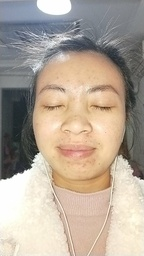
#> input picture pimple/eval_img/pimple_test_img/252694.jpg, 144 x 256 px, shrunk from 720 x 1280 before the run, found by its file name; its folder holds only this picture in this run
$ python acne_main.py
#> lines starting #> are read from the running program, lines starting #| are printed output that depends on the picture; after the words box and inside, x2 and y2 are one past the last pixel; in counts of white or black regions, pixels touching at a corner belong together
#!/usr/bin/env python
# -*- coding: utf-8 -*-
__author__ = 'Will Brennan'

import argparse
import logging

import cv2
import os

import numpy as np
from PIL import Image
import matplotlib.pyplot as plt
from skimage import measure, color


logger = logging.getLogger('main')

def find_images(path, recursive=False, ignore=True):
    if os.path.isfile(path):
        yield path
    elif os.path.isdir(path):
        assert os.path.isdir(path), 'FileIO - get_images: Directory does not exist'
        assert isinstance(recursive, bool), 'FileIO - get_images: recursive must be a boolean variable'
        ext, result = ['png', 'jpg', 'jpeg'], []
        for path_a in os.listdir(path):
            path_a = os.path.join(path , path_a)
            if os.path.isdir(path_a) and recursive:
                for path_b in find_images(path_a):
                    yield path_b
            check_a = path_a.split('.')[-1] in ext
            check_b = ignore or ('-' not in path_a.split('/')[-1])
            if check_a and check_b:
                yield path_a
    else:
        raise ValueError('error! path is not a valid path or directory')


## 0 黑色  ##255白色
# [12 lines left out: function canny_edge, not called in this run]

def get_skin_mask(image_path,save_path):
    #imname = "acne2.png"

    '''
    YCrCb  Cr   + OTSU
    '''
#> called with image_path = './eval_img/pimple_test_img/252694.jpg', save_path = './mask'
    img = cv2.imread(image_path, cv2.IMREAD_COLOR)
#> img is the input picture: shape (256, 144, 3); mean B, G, R 152.3, 166.3, 179.4
    ycrcb = cv2.cvtColor(img, cv2.COLOR_BGR2YCR_CB)
#> ycrcb: shape (256, 144, 3); mean of channels 0, 1, 2 168.6, 135.7, 118.8

    (y, cr, cb) = cv2.split(ycrcb)
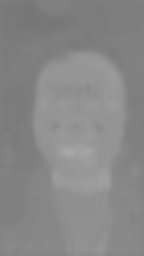
#> cr: shape (256, 144); min 118, max 169, mean 135.7
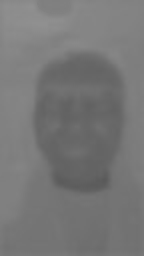
#> cb: shape (256, 144); min 90, max 144, mean 118.8
    cr1 = cv2.GaussianBlur(cr, (5, 5), 0)
    _, skin = cv2.threshold(cr1, 0, 255, cv2.THRESH_BINARY + cv2.THRESH_OTSU)
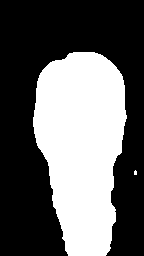
#> skin: shape (256, 144); 38.5% white; 2 white regions (1 under 20 px), largest, box (x1, y1, x2, y2) and area: (33, 52, 127, 256) 14188
#|  img_msk  (256, 144)
#| saber (256, 144, 3)

    image_name = image_path.strip().split("\\")[-1]
    mask_name = "msk_" + image_name
    mask_path = os.path.join(save_path, mask_name)
    cv2.imwrite(mask_path, skin)

    #return img_msk

    return skin


def RobertsOperator(roi):
    operator_first = np.array([[-1, 0], [0, 1]])
    operator_second = np.array([[0, -1], [1, 0]])
    return np.abs(np.sum(roi[1:, 1:] * operator_first)) + np.abs(np.sum(roi[1:, 1:] * operator_second))


def RobertsAlogrithm(image):
    image = cv2.copyMakeBorder(image, 1, 1, 1, 1, cv2.BORDER_DEFAULT)
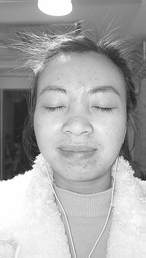
#> image: shape (258, 146); min 25, max 255, mean 168.5
    for i in range(1, image.shape[0]):
        for j in range(1, image.shape[1]):
            image[i, j] = RobertsOperator(image[i - 1:i + 2, j - 1:j + 2])
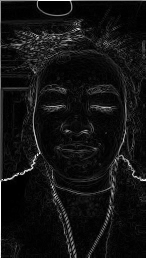
#> image: shape (258, 146); min 0, max 255, mean 18.5
    return image[1:(image.shape[0] - 1), 1:(image.shape[1] - 1)]


def obtain_edge(img_path, save_path, thres=20):
    saber = cv2.imread(img_path)
    print("saber", saber.shape)
    saber = cv2.cvtColor(saber, cv2.COLOR_BGR2RGB)
    # plt.imshow(saber)
    # plt.axis("off")
    # plt.show()
    gray_saber = cv2.cvtColor(saber, cv2.COLOR_RGB2GRAY)
    # gray_saber = cv2.resize(gray_saber,(200,200))
    # print("gray_saber",gray_saber.shape)
    Robert_saber = RobertsAlogrithm(gray_saber)
    _, binart_img = cv2.threshold(Robert_saber, thres, 255, cv2.THRESH_BINARY)
#> binart_img: shape (256, 144); 12% white in thin lines or dots
#| binart_img  (256, 144)
    # plt.imshow(binart_img)
    # plt.axis("off")
    # plt.show()
    image_name = image_path.strip().split("\\")[-1]
    mask_name = "edge_" + image_name
    mask_path = os.path.join(save_path, mask_name)
    print("mask_path",mask_path)
    cv2.imwrite(mask_path, binart_img)
    return binart_img

def list_to_txt(list1,out_file):
    ## 需要[x_leftop, y_lefttop, x_rightbottm, y_rightbottom,(x0,y0,x1,y1)
    ##输入是（y0,x0,y1,x1)
    f_o = open(out_file, 'w')
    for item in list1:
        [width, top, height, left] = [item[1],item[0],item[3],item[2]]
        f_o.write('{} {} {} {}\n'.format(left, top, width, height))
    f_o.close()

def combine_bi_skin_img(img, mask,save_path,image_path):
    # [4 lines of commented-out code are left out]
    mask = mask / 255
    mask = mask.astype(int)
    print(mask.shape)
#| (256, 144)
    # mask = cv2.imread(ori_path)
    print(img.shape)
#| (256, 144)
    joino = img * mask
#> joino: shape (256, 144) int64; 4.5% white in thin lines or dots, all inside (x1, y1, x2, y2) = (33, 52, 127, 256)
    #cv2.imwrite("join.png", joino)
    #plt.imshow(joino)
    #plt.show()

    labels_all = measure.label(joino, connectivity=2, return_num=True)
    labels = labels_all[0]
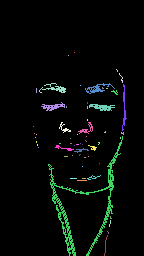
#> labels: shape (256, 144) int64; 62 distinct labels, from 0 to 61; one colour per label, 0 black
    # print("type(label)",type(labels),labels.shape,type(labels[1,1]))
    # print(labels)
    # print(np.unique(labels))
    dst = color.label2rgb(labels.astype(int))
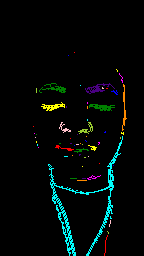
#> dst: shape (256, 144, 3) float64; mean R, G, B 0.0122, 0.0334, 0.0276
    #plt.imshow(dst)
    #plt.show()

    props = measure.regionprops(labels)
    bb_cneter = []
    bb = []
    for i in range(labels_all[1]):
        bb_cneter.append(props[i].centroid)
        bb.append(props[i].bbox)
    ###(min_row, min_col, max_row, max_col)--->（y0,x0,y1,x1)
    print("bb",bb,len(bb))
#> (printed output is left out)
    print(type(bb[0]),type(bb))
#| <class 'tuple'> <class 'list'>
    image_name = image_path.strip().split("\\")[-1]
    txt_name = image_name.split(".jpg")[0]+".txt"
    txt_path = os.path.join(save_path,txt_name)
    list_to_txt(bb, txt_path)
#> the loop in list_to_txt, `for item in list1:` made 61 passes
#> item on passes 1 to 12: (52, 74, 53, 75), (55, 68, 56, 69), (69, 116, 72, 118), (73, 119, 83, 123), (83, 39, 93, 66), (83, 85, 94, 115), (84, 122, 131, 127), (85, 80, 86, 81), (87, 102, 89, 104), (88, 36, 93, 37), (88, 106, 89, 108), (90, 111, 95, 118)

    return bb, bb_cneter


# [29 lines left out: function combine_bi_skin, not called in this run]


if __name__ == '__main__':
    parser = argparse.ArgumentParser(description=__doc__)
    parser.add_argument('--image_paths', type=str, default=['./eval_img/pimple_test_img'],nargs='+', help="paths to one or more images or image directories")
    parser.add_argument('--thresh', dest='thresh', default=35, type=float, help='threshold for skin mask')
    parser.add_argument('-n', '--count_num', dest='count_num', default=None, type=int, help='The number of test images')
    parser.add_argument('--save_path', type=str, default='./bbox_output', help="paths to one or more images or image directories")
    parser.add_argument('--mask_save_path', type=str, default='./mask', help="paths to one or more images or image directories")
    parser.add_argument('--edge_save_path', type=str, default='./edge', help="paths to one or more images or image directories")
    #parser.add_argument('--edge_save_path', type=str, default='./edge', help="paths to one or more images or image directories")

    args = parser.parse_args()


    logger = logging.getLogger("main")

    ### for counting number
    count_now = 0
    ##  for saving
    if not os.path.exists(args.save_path): os.makedirs(args.save_path)
    if not os.path.exists(args.mask_save_path): os.makedirs(args.mask_save_path)
    if not os.path.exists(args.edge_save_path): os.makedirs(args.edge_save_path)
    save_path = args.save_path
    mask_save_path = args.mask_save_path
    edge_save_path = args.edge_save_path

    thres = args.thresh
    for image_arg in args.image_paths:
        for image_path in find_images(image_arg):
            ## for part of images
            count_now = count_now + 1
            if args.count_num != None:
                if count_now > args.count_num:
                    break
            print(image_path, count_now)

            logging.info("loading image from {0}".format(image_path))
            # 906,786,3
            img_msk = get_skin_mask(image_path, mask_save_path)
            print(" img_msk ", img_msk.shape)  # 1280,720
            binart_img = obtain_edge(image_path, edge_save_path, thres)  # 1280,720
            print("binart_img ", binart_img.shape)
            bb, bb_cneter = combine_bi_skin_img(binart_img, img_msk,save_path,image_path)

$ run again, on pimple/eval_img/pimple_test_img/253039.jpg
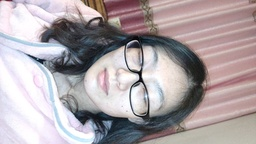
#> input picture pimple/eval_img/pimple_test_img/253039.jpg, 256 x 144 px, shrunk from 1920 x 1080 before the run, found by its file name
#> in get_skin_mask, img is the input picture: shape (144, 256, 3); mean B, G, R 166.2, 162.9, 172.3
#> ycrcb: shape (144, 256, 3); mean of channels 0, 1, 2 166.1, 132.4, 128.1
#> in get_skin_mask, `_, skin = cv2.threshold(cr1, 0, 255, cv2.THRESH_BINARY + cv2.THRESH_OT..`:
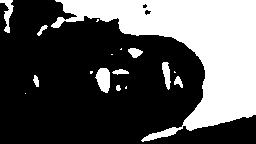
#> skin: shape (144, 256); 33.8% white; 17 white regions (7 under 20 px), largest, box (x1, y1, x2, y2) and area: (51, 0, 256, 142) 11481, (95, 68, 110, 93) 275, (0, 0, 14, 33) 191
#|  img_msk  (144, 256)
#| saber (144, 256, 3)
#> the loop in RobertsAlogrithm, `for i in range(1, image.shape[0]):` made 145 passes
#> binart_img: shape (144, 256); 18.5% white in thin lines or dots
#| binart_img  (144, 256)
#| (144, 256)
#| (144, 256)
#> joino: shape (144, 256) int64; 6.2% white in thin lines or dots
#> labels: shape (144, 256) int64; 196 distinct labels, from 0 to 195
#> in combine_bi_skin_img, `dst = color.label2rgb(labels.astype(int))`:
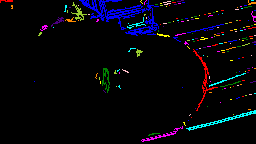
#> dst: shape (144, 256, 3) float64; mean R, G, B 0.0215, 0.0199, 0.0407
#> (printed output is left out)
#| <class 'tuple'> <class 'list'>
#> the loop in list_to_txt, `for item in list1:` made 195 passes
#> item on passes 1 to 3: (0, 0, 3, 13), (0, 79, 36, 159), (0, 140, 4, 143)

$ run again, on pimple/eval_img/pimple_test_img/253082.jpg
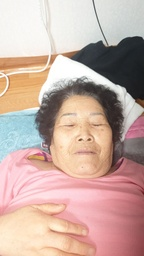
#> input picture pimple/eval_img/pimple_test_img/253082.jpg, 144 x 256 px, shrunk from 1080 x 1920 before the run, found by its file name
#> in get_skin_mask, img is the input picture: shape (256, 144, 3); mean B, G, R 163.5, 172.8, 200.3
#> ycrcb: shape (256, 144, 3); mean of channels 0, 1, 2 180, 142.5, 118.7
#> in get_skin_mask, `_, skin = cv2.threshold(cr1, 0, 255, cv2.THRESH_BINARY + cv2.THRESH_OT..`:
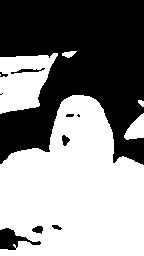
#> skin: shape (256, 144); 53.9% white; 10 black regions (2 under 20 px), largest, box (x1, y1, x2, y2) and area: (0, 0, 144, 165) 16304, (0, 228, 41, 250) 411, (11, 68, 45, 74) 78
#|  img_msk  (256, 144)
#| saber (256, 144, 3)
#> binart_img: shape (256, 144); 11.1% white in thin lines or dots
#| binart_img  (256, 144)
#| (256, 144)
#| (256, 144)
#> joino: shape (256, 144) int64; 6% white in thin lines or dots, all inside (x1, y1, x2, y2) = (0, 51, 144, 256)
#> labels: shape (256, 144) int64; 132 distinct labels, from 0 to 131
#> in combine_bi_skin_img, `dst = color.label2rgb(labels.astype(int))`:
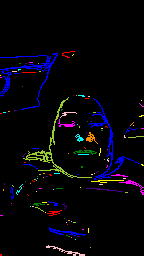
#> dst: shape (256, 144, 3) float64; mean R, G, B 0.0223, 0.0186, 0.0392
#> (printed output is left out)
#| <class 'tuple'> <class 'list'>
#> the loop in list_to_txt, `for item in list1:` made 131 passes
#> item on passes 1 to 8: (51, 62, 58, 75), (53, 0, 110, 58), (54, 72, 56, 74), (62, 29, 63, 33), (63, 19, 64, 21), (63, 25, 64, 27), (63, 38, 64, 39), (69, 18, 71, 21)

$ run again, on pimple/eval_img/pimple_test_img/253087.jpg
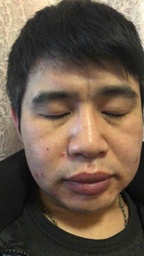
#> input picture pimple/eval_img/pimple_test_img/253087.jpg, 144 x 256 px, shrunk from 2592 x 4608 before the run, found by its file name
#> in get_skin_mask, img is the input picture: shape (256, 144, 3); mean B, G, R 72.7, 88, 105.6
#> ycrcb: shape (256, 144, 3); mean of channels 0, 1, 2 91.5, 138.1, 117.4
#> skin: shape (256, 144); 41.3% white; 4 white regions, box (x1, y1, x2, y2) and area: (23, 67, 144, 240) 14034, (0, 0, 49, 38) 1052, (10, 107, 18, 130) 105, (2, 64, 5, 74) 20
#|  img_msk  (256, 144)
#| saber (256, 144, 3)
#> binart_img: shape (256, 144); 9.3% white in thin lines or dots
#| binart_img  (256, 144)
#| (256, 144)
#| (256, 144)
#> joino: shape (256, 144) int64; 4.1% white in thin lines or dots
#> labels: shape (256, 144) int64; 159 distinct labels, from 0 to 158
#> in combine_bi_skin_img, `dst = color.label2rgb(labels.astype(int))`:
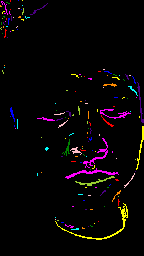
#> dst: shape (256, 144, 3) float64; mean R, G, B 0.0305, 0.0178, 0.0208
#> (printed output is left out)
#| <class 'tuple'> <class 'list'>
#> the loop in list_to_txt, `for item in list1:` made 158 passes
#> item on passes 1 to 3: (0, 10, 2, 11), (0, 18, 1, 19), (0, 22, 1, 23)
